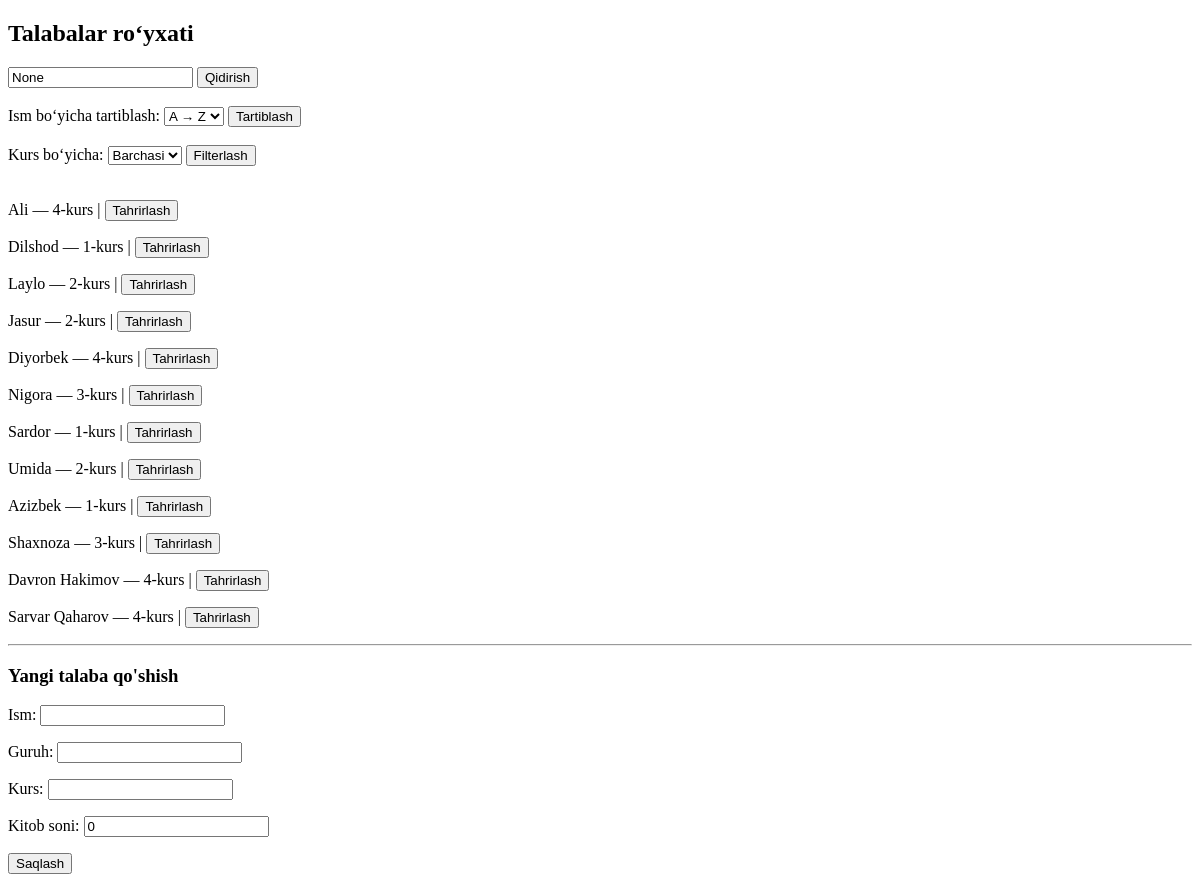
Page /student/ on the earlier database version.
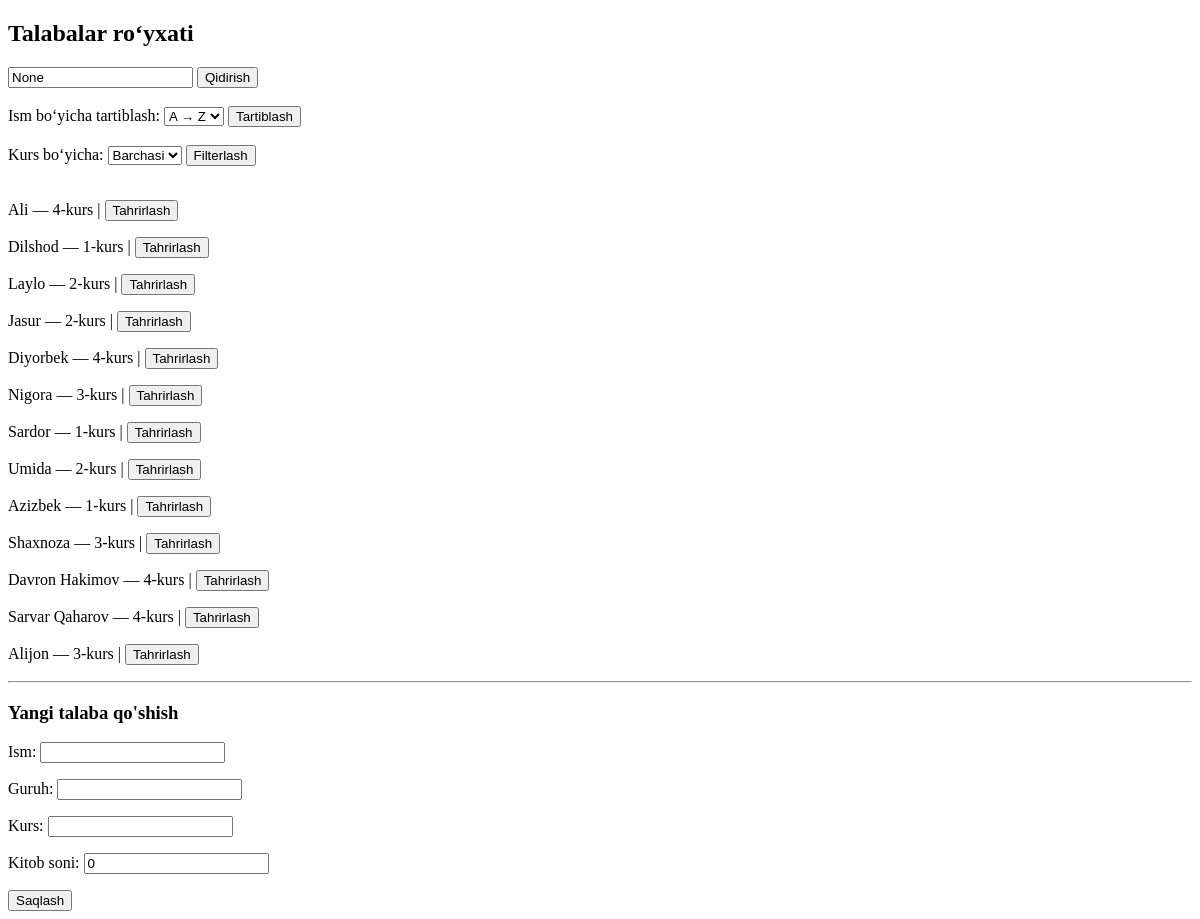
Same page on the later database version.
### main/models.py (models this page shows, shortened)
class Talaba(models.Model):
    ism = models.CharField(max_length=100)
    guruh = models.CharField(max_length=20)
    kurs = models.IntegerField()
    kitob_soni = models.IntegerField(default=0)
    class Meta:
        verbose_name = "Talaba"
        verbose_name_plural = "Talabalar"

### main/views.py (the view)
# urls.py: path("student/", student, name="student"),
def student(request):
    if request.method == "POST":
        form = StudentForm(request.POST)
        if form.is_valid():
            form.save()
        return redirect("/student/")
    students = Talaba.objects.all()
    search = request.GET.get('search')
    if search:
        students = students.filter(ism__contains=search)
    ordering = request.GET.get('ordering')
    if ordering:
        students = students.order_by(ordering)
    kurs = request.GET.get('kurs')
    if kurs:
        students = students.filter(kurs=kurs)
    context = {
        'students': students,
        'search': search,
        'ordering': ordering,
        'kurs': kurs,
        'form': StudentForm
    }
    return render(request, 'student.html', context)

### templates/student.html (shortened to what this page needs)
<!DOCTYPE html>
<html lang="en">
<head>
</head>
<body>
    <h2>Talabalar ro‘yxati</h2>
    <form method="get">
        <input type="text" name="search" placeholder="Ism qidirish..." value="{{ search }}">
        <button type="submit">Qidirish</button>
    </form>
    <br>
    <form method="get">
        <label for="order_input">Ism bo‘yicha tartiblash:</label>
        <select id="order_input" name="ordering">
            <option value="ism" {% if ordering == "ism" %}selected{% endif %}>A → Z</option>
        </select>
        <button type="submit">Tartiblash</button>
    </form>
    <br>
    <form method="get">
        <label for="kurs">Kurs bo‘yicha:</label>
        <select name="kurs" id="kurs">
            <option value="">Barchasi</option>
        </select>
        <button type="submit">Filterlash</button>
    </form>
    <br>
    {% for student in students %}
        <p>
            {{ student.ism }} — {{ student.kurs }}-kurs
            | <a href="{% url 'student_update' student.id %}">
                    <button type="button">Tahrirlash</button>
                  </a>
        </p>
    {% empty %}
        <p>Hech qanday talaba topilmadi.</p>
    {% endfor %}
    <hr>
    <h3>Yangi talaba qo'shish</h3>
<form method="POST">
    {{ form.as_p }}
    <button>Saqlash</button>
</form>
</body>
</html>

Differences in the rows shown:
added Talaba: ism "Alijon", kurs "3"
